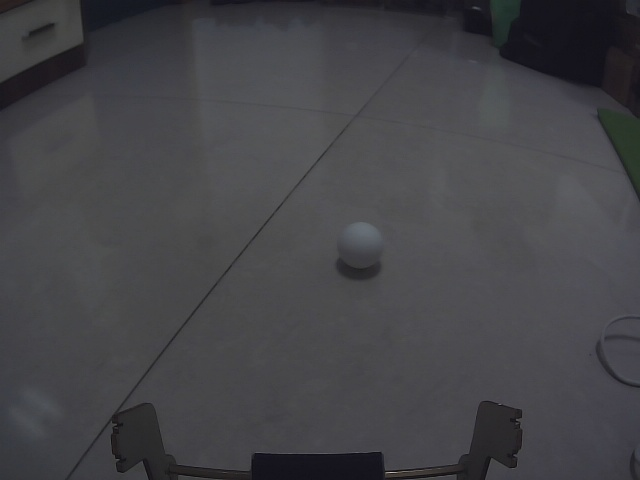
#> input picture pi/captured_image.jpg, 640 x 480 px, given in place of the camera
$ python detect.py
#> lines starting #> are read from the running program, lines starting #| are printed output that depends on the picture; after the words box and inside, x2 and y2 are one past the last pixel; in counts of white or black regions, pixels touching at a corner belong together
import cv2
import numpy as np
import time
import math

class BallDetector:
    def __init__(self, show_display=False, focal_length=554.26, real_diameter=0.04, smoothing_window=5, calibration_file='/usr/src/ai/calibration/valid/calibration.xml'):
        # 相机初始化
#> in detect_and_display, frame is the input picture: shape (480, 640, 3); mean B, G, R 71.8, 68.1, 68.3
        self.cap = cv2.VideoCapture(0)
        self.cap.set(cv2.CAP_PROP_FRAME_WIDTH, 640)
        self.cap.set(cv2.CAP_PROP_FRAME_HEIGHT, 480)
        self.cap.set(cv2.CAP_PROP_FPS, 30)

        # 物理参数
        self.focal_length = focal_length     # 相机焦距（像素）
        self.real_diameter = real_diameter     # 实际球体直径（米）

        # 图像处理参数
        self.show_display = show_display
        self.kernel = cv2.getStructuringElement(cv2.MORPH_ELLIPSE, (5,5))

        # HSV阈值默认值
        self.orange_lower = np.array([0, 100, 100])
        self.orange_upper = np.array([22, 255, 255])
        self.white_lower = np.array([74, 0, 107])
        self.white_upper = np.array([132, 38, 255])
        self.glare_thresh = 234

        # 加载相机标定参数
        if calibration_file:
            fs = cv2.FileStorage(calibration_file, cv2.FILE_STORAGE_READ)
            if fs.isOpened():
                # 加载相机内参矩阵和畸变系数
                self.camera_matrix = fs.getNode('camera_matrix').mat()
                self.distortion_coefficients = fs.getNode('distortion_coefficients').mat()
                fs.release()
            else:
                print(f"无法打开标定文件: {calibration_file}")
        else:
            # 如果没有提供标定文件，使用默认值
            self.camera_matrix = np.array([[focal_length, 0, 320],
                                           [0, focal_length, 240],
                                           [0, 0, 1]], dtype=np.float32)
            self.distortion_coefficients = np.zeros(5, dtype=np.float32)


        # 滤波参数：滑动平均
        self.smoothing_window = smoothing_window
        self.x_history = []
        self.y_history = []

        # 初始化卡尔曼滤波器（可选）
        self.kalman = cv2.KalmanFilter(4, 2)
        self.kalman.measurementMatrix = np.array([[1, 0, 0, 0],
                                                  [0, 1, 0, 0]], np.float32)
        self.kalman.transitionMatrix = np.array([[1, 0, 1, 0],
                                                 [0, 1, 0, 1],
                                                 [0, 0, 1, 0],
                                                 [0, 0, 0, 1]], np.float32)
        self.kalman.processNoiseCov = np.eye(4, dtype=np.float32) * 0.03
        self.kalman.measurementNoiseCov = np.eye(2, dtype=np.float32) * 0.5
        self.kalman.errorCovPost = np.eye(4, dtype=np.float32)
        self.kalman.statePost = np.zeros((4, 1), dtype=np.float32)

        if self.show_display:
            self._init_trackbars()

    def _init_trackbars(self):
        """初始化调试轨迹栏"""
        cv2.namedWindow("HSV Adjust")
        cv2.createTrackbar("Orange H1", "HSV Adjust", 0, 179, lambda x: x)
        cv2.createTrackbar("Orange H2", "HSV Adjust", 22, 179, lambda x: x)
        cv2.createTrackbar("Orange S1", "HSV Adjust", 100, 255, lambda x: x)
        cv2.createTrackbar("Orange S2", "HSV Adjust", 255, 255, lambda x: x)
        cv2.createTrackbar("Orange V1", "HSV Adjust", 100, 255, lambda x: x)
        cv2.createTrackbar("Orange V2", "HSV Adjust", 255, 255, lambda x: x)
        cv2.createTrackbar("White H1", "HSV Adjust", 74, 179, lambda x: x)
        cv2.createTrackbar("White H2", "HSV Adjust", 132, 179, lambda x: x)
        cv2.createTrackbar("White S1", "HSV Adjust", 11, 255, lambda x: x)#白球的底线不能太低，要不然反光进来
        cv2.createTrackbar("White S2", "HSV Adjust", 33, 255, lambda x: x)
        cv2.createTrackbar("White V1", "HSV Adjust", 107, 255, lambda x: x)
        cv2.createTrackbar("White V2", "HSV Adjust", 255, 255, lambda x: x)
        cv2.createTrackbar("Glare Thresh", "HSV Adjust", 234, 255, lambda x: x)

    def update_settings_from_trackbars(self):
        """从轨迹栏更新HSV参数"""
        if not self.show_display:
            return
        self.orange_lower = np.array([cv2.getTrackbarPos("Orange H1", "HSV Adjust"),
                                      cv2.getTrackbarPos("Orange S1", "HSV Adjust"),
                                      cv2.getTrackbarPos("Orange V1", "HSV Adjust")])
        self.orange_upper = np.array([cv2.getTrackbarPos("Orange H2", "HSV Adjust"),
                                      cv2.getTrackbarPos("Orange S2", "HSV Adjust"),
                                      cv2.getTrackbarPos("Orange V2", "HSV Adjust")])
        self.white_lower = np.array([cv2.getTrackbarPos("White H1", "HSV Adjust"),
                                     cv2.getTrackbarPos("White S1", "HSV Adjust"),
                                     cv2.getTrackbarPos("White V1", "HSV Adjust")])
        self.white_upper = np.array([cv2.getTrackbarPos("White H2", "HSV Adjust"),
                                     cv2.getTrackbarPos("White S2", "HSV Adjust"),
                                     cv2.getTrackbarPos("White V2", "HSV Adjust")])
        self.glare_thresh = cv2.getTrackbarPos("Glare Thresh", "HSV Adjust")

    def _glare_suppression(self, frame):
        """反光抑制处理"""
        gray = cv2.cvtColor(frame, cv2.COLOR_BGR2GRAY)
        _, glare_mask = cv2.threshold(gray, self.glare_thresh, 255, cv2.THRESH_BINARY)
#> glare_mask: shape (480, 640); every value is 0
        return cv2.inpaint(frame, glare_mask, 3, cv2.INPAINT_TELEA)

    def _color_detection(self, frame):
        """颜色分割及形态学优化"""
        hsv = cv2.cvtColor(frame, cv2.COLOR_BGR2HSV)
#> hsv: shape (480, 640, 3); mean H, S, V 109.2, 17.3, 72
        orange_mask = cv2.inRange(hsv, self.orange_lower, self.orange_upper)
        white_mask = cv2.inRange(hsv, self.white_lower, self.white_upper)
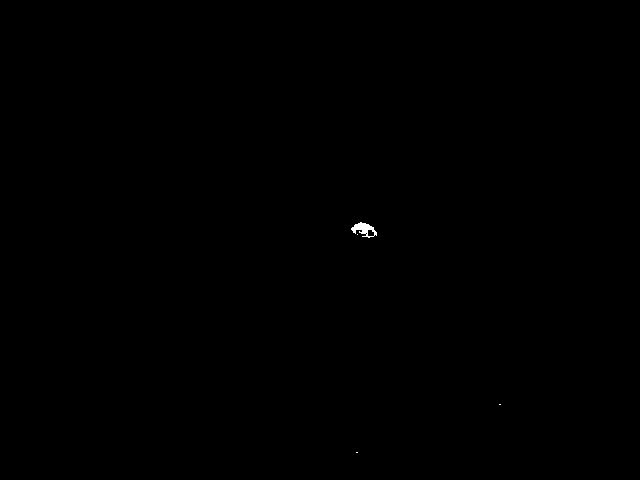
#> white_mask: shape (480, 640); 0.07% white; 4 white regions (3 under 20 px), largest, box (x1, y1, x2, y2) and area: (351, 222, 377, 238) 201
        # 先开运算去除噪点，再闭运算填补空洞
        orange_mask = cv2.morphologyEx(orange_mask, cv2.MORPH_OPEN, self.kernel, iterations=2)
        orange_mask = cv2.morphologyEx(orange_mask, cv2.MORPH_CLOSE, self.kernel, iterations=3)
        white_mask = cv2.morphologyEx(white_mask, cv2.MORPH_OPEN, self.kernel, iterations=3)
        white_mask = cv2.morphologyEx(white_mask, cv2.MORPH_CLOSE, self.kernel, iterations=5)
        return orange_mask, white_mask

    def _find_balls(self, mask, min_radius=10, max_radius=100):
        """轮廓检测及球体筛选"""
#> called with min_radius = 10, max_radius = 100
        contours, _ = cv2.findContours(mask, cv2.RETR_EXTERNAL, cv2.CHAIN_APPROX_SIMPLE)
#> contours = []
        valid_balls = []
        for cnt in contours:
            area = cv2.contourArea(cnt)
            perimeter = cv2.arcLength(cnt, True)
            if perimeter == 0 or not (np.pi*(min_radius**2) < area < np.pi*(max_radius**2)):
                continue
            circularity = (4 * np.pi * area) / (perimeter**2)
            if circularity < 0.65:
                continue
            (x, y), radius = cv2.minEnclosingCircle(cnt)
            if min_radius <= radius <= max_radius:
                valid_balls.append((x, y, radius*2))  # 保存球的直径
#> this loop made 0 passes
#> after the loop, valid_balls = []
        return valid_balls

    # [46 lines left out: functions _apply_moving_average, _apply_kalman_filter, _calculate_metrics, _draw_debug_info, not called in this run]

    def detect_and_display(self):
        """主检测与显示循环"""
        while True:
            ret, frame = self.cap.read()
            if not ret:
                break
            if self.show_display:
                self.update_settings_from_trackbars()
            status, x, y, distance, angle, processed_frame = self.detect_balls(frame)
#> status = 0; x = 0; y = 0; distance = 0; angle = 0
            cv2.imshow("Frame", processed_frame)
            # 可在此处添加数据传输到STM32的逻辑
            if cv2.waitKey(1) & 0xFF == ord('q'):
#> (key q is pressed here)
                break
            time.sleep(0.1)
        self.cap.release()
        cv2.destroyAllWindows()

    def detect_balls(self, frame):
        """球体检测主流程"""
        try:
            if frame is None:
                return 0, 0, 0, 0, 0, None
            processed_frame = self._glare_suppression(frame)
            orange_mask, white_mask = self._color_detection(processed_frame)
            orange_balls = self._find_balls(orange_mask) or []
            white_balls = self._find_balls(white_mask) or []
            if len(orange_balls) > 0:
                return self._calculate_metrics(orange_balls[0], frame)
            elif len(white_balls) > 0:
                return self._calculate_metrics(white_balls[0], frame)
            else:
                return 0, 0, 0, 0, 0, frame
        except Exception as e:
            print("检测异常:", e)
            return 0, 0, 0, 0, 0, frame

if __name__ == "__main__":
    detector = BallDetector(show_display=True)
    detector.detect_and_display()
